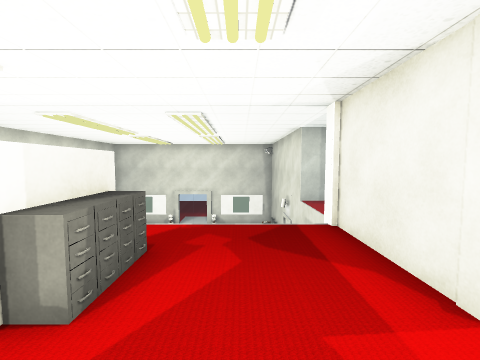
View 1 (above)

20 first-person views from a walk through a scene from a Unity 3-D project. The camera is 1.5 m above the floor, tilts 4° down and sees 90° across. The floor is counted in squares, 1 m on a side. Each view is taken from the middle of a square. On the plan, view 1 faces up. The plan holds only what a view shows up to about 13 squares ahead; the rest is blank. The place goes on beyond the plan. The player is left out. Some surface patterns are stand-ins.

View 2
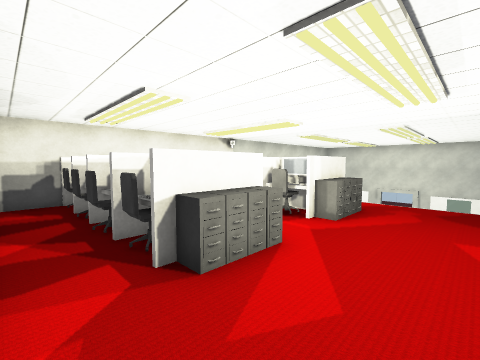

View 3
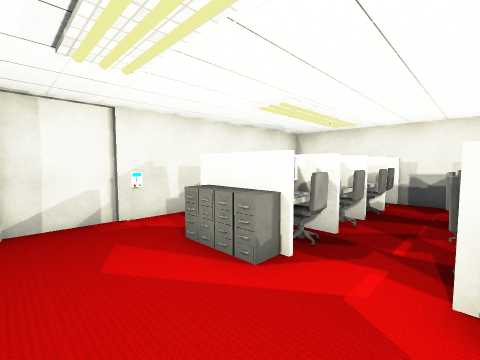

View 4
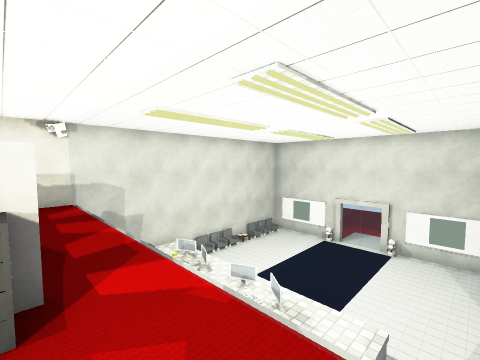

View 5
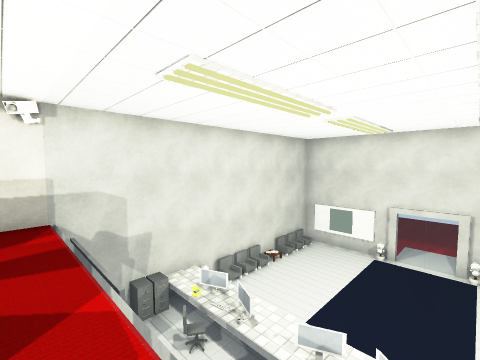

View 6
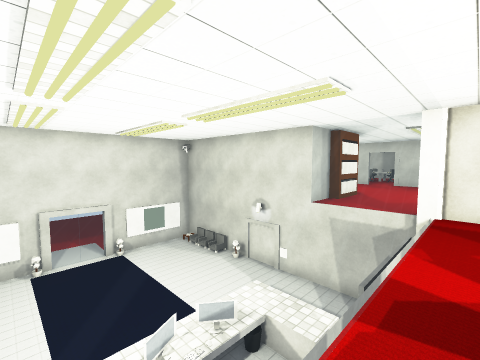

View 7
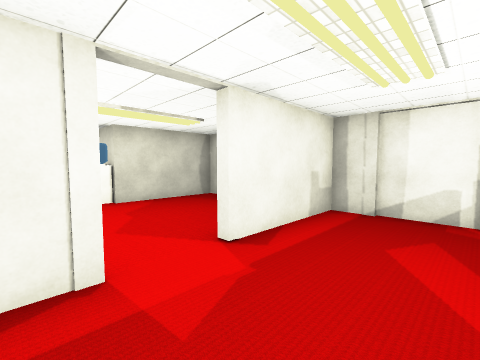

View 8
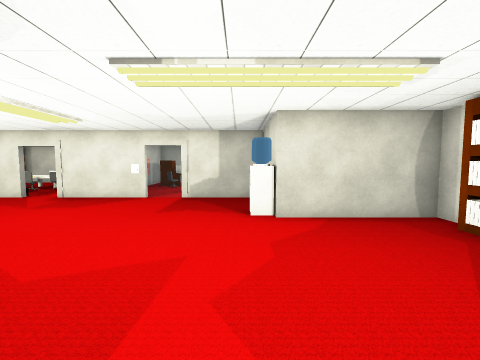

View 9
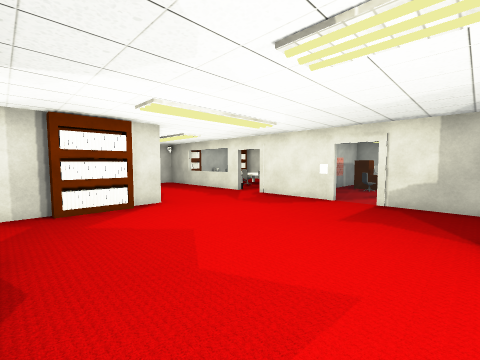

View 10
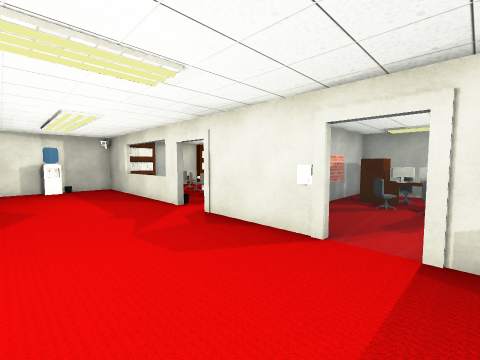

View 11
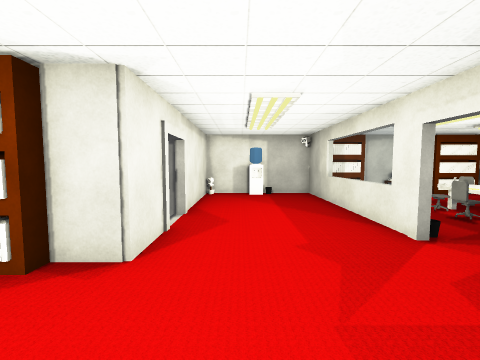

View 12
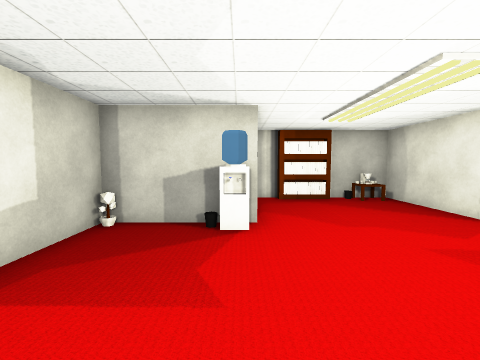

View 13
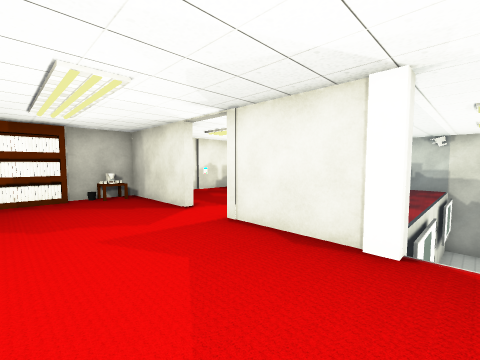

View 14
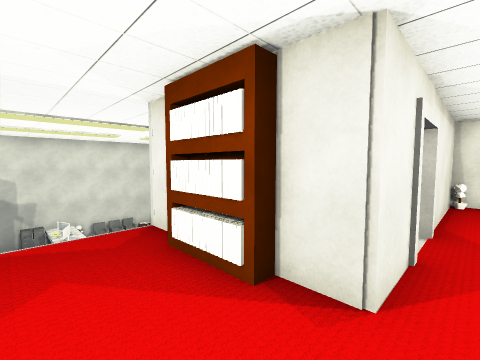

View 15
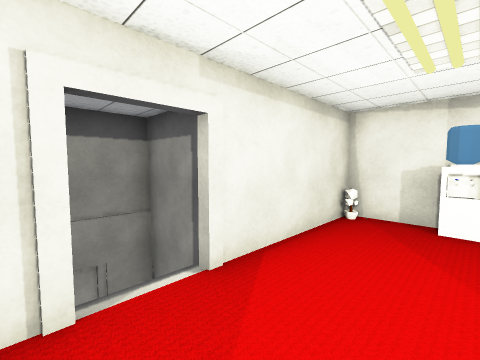

View 16
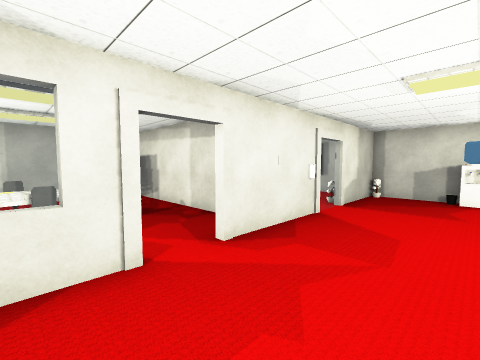

View 17
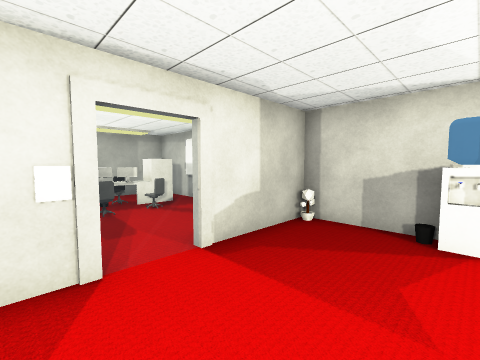

View 18
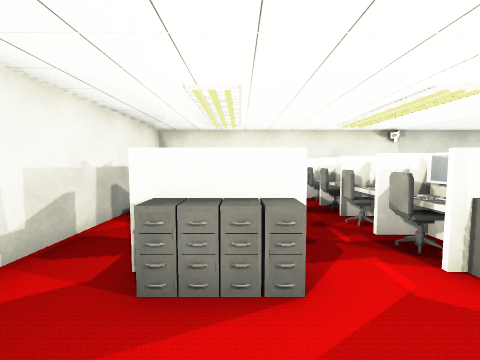

View 19
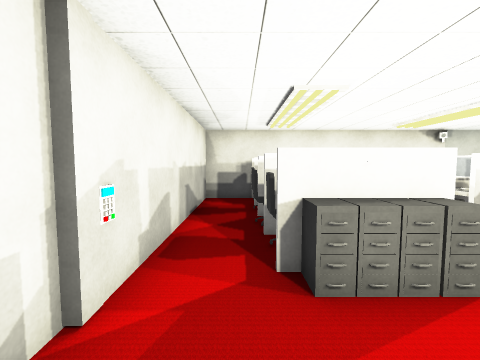

View 20
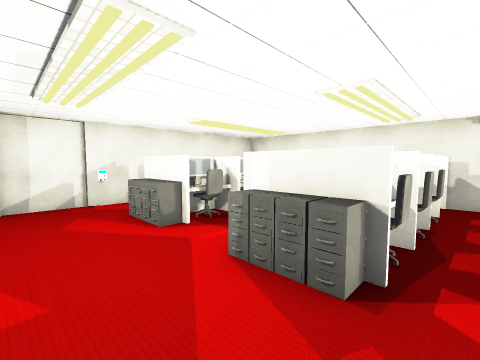

### Floor plan
Key: @ floor where view 1 was taken; # wall or solid block; . floor; / step, stairs or slope; = window, fence, low wall or low ledge; v drop or lower ground; C chair; M machine; T table; O other object.
Columns run from 10 left of view 1 to 21 right of it. Each row starts with its distance up from view 1.
 18    vvO==OvOv     #O#M##OOO   OO#
 17   vvvvvvOvvv     #.....#  OO
 16  vvvvvvvvvvvO    #.....#   .
 15  vvvvvvvvvvvO    #.....=   O
 14  vvvvvvvvvvv###  #.....= COT
 13  vvvvvvvvvvvO#   /.....= .T
 12  vvvvvvvvvvv#/   /.....=.COTC .#
 11  vvvvvvvvvvvO#   #.....#.C    .#
 10  v vvvvvvvvvv#####........     #
  9  v vvvvvvvvv=.OOO......#....
  8  vvvv   vvvv=..........#....
  7  vvv     vv =..........#########
  6 =============.......... ....OO.#
  5  #.....C....#..........=...COC.#
  4    C C  O...#..........=..C.OO #
  3      OOOO...#..........O.... C #
  2  CCCCO  O.............. ...CO  #
  1  #...C.C...........M... ....O  #
  0  CCCOCOCO.@.#......M##O #######
 -1      OOOO...#......#
 -2  CCC C  O...#......#
 -3  #.C.C.C....#.O....#
 -4  #......O...#  #OO.#
 -5  ###################

Positions as (right, up) in squares from view 1, and headings:
1: (0, 0), facing up
2: (1, -4), facing up-left
3: (1, 2), facing down-left
4: (1, 4), facing up-left
5: (-2, 5), facing up-left
6: (-6, 5), facing up-right
7: (-1, 3), facing down-right
8: (2, 1), facing right
9: (3, 1), facing up-right
10: (8, 3), facing up-right
11: (9, 6), facing up
12: (9, 6), facing down
13: (7, 7), facing down-left
14: (8, 7), facing up-left
15: (10, 11), facing up-left
16: (9, 12), facing down-right
17: (9, 6), facing down-right
18: (1, -1), facing left
19: (1, -3), facing left
20: (1, 5), facing down-left
